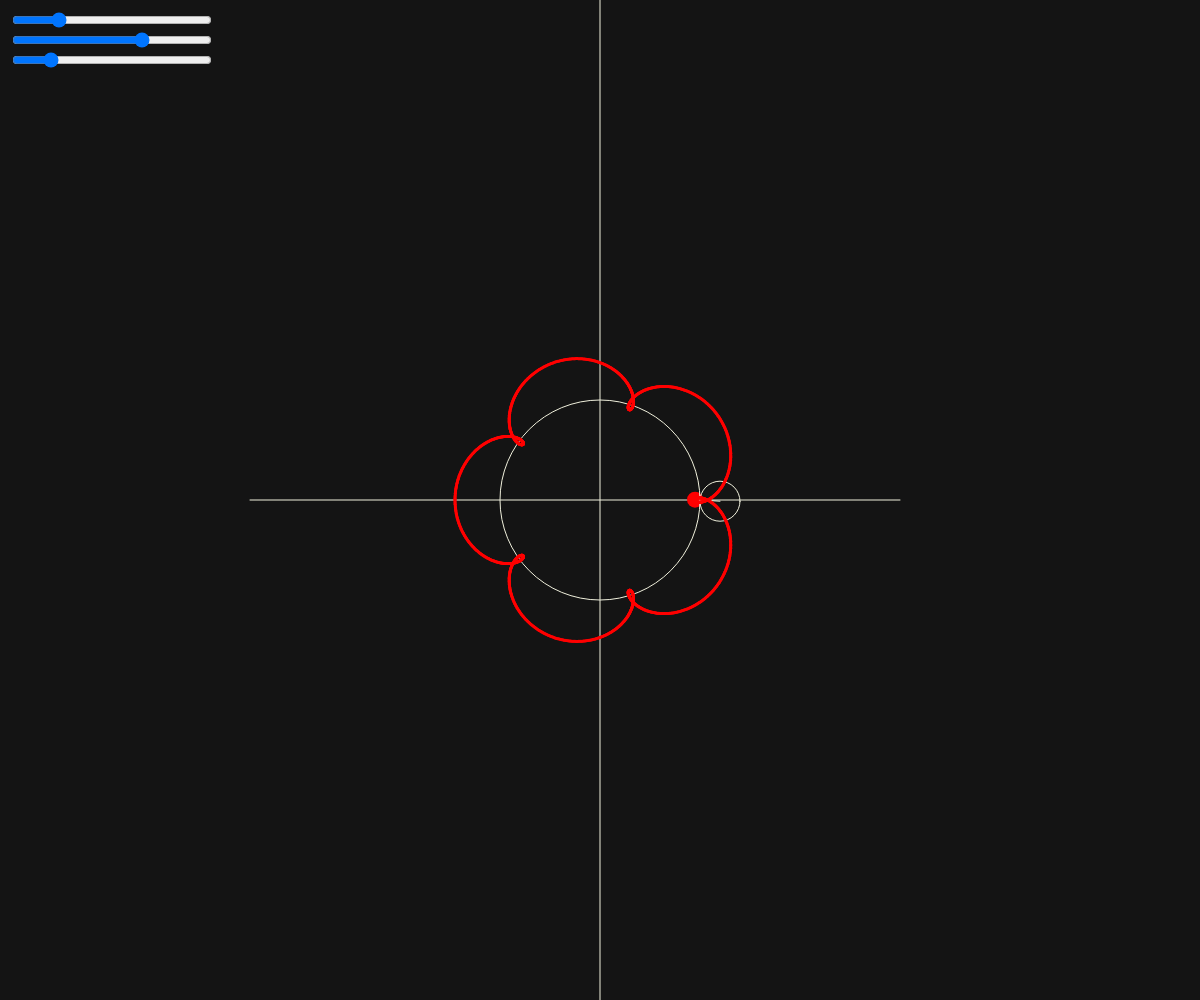
Frame 1 (no input)
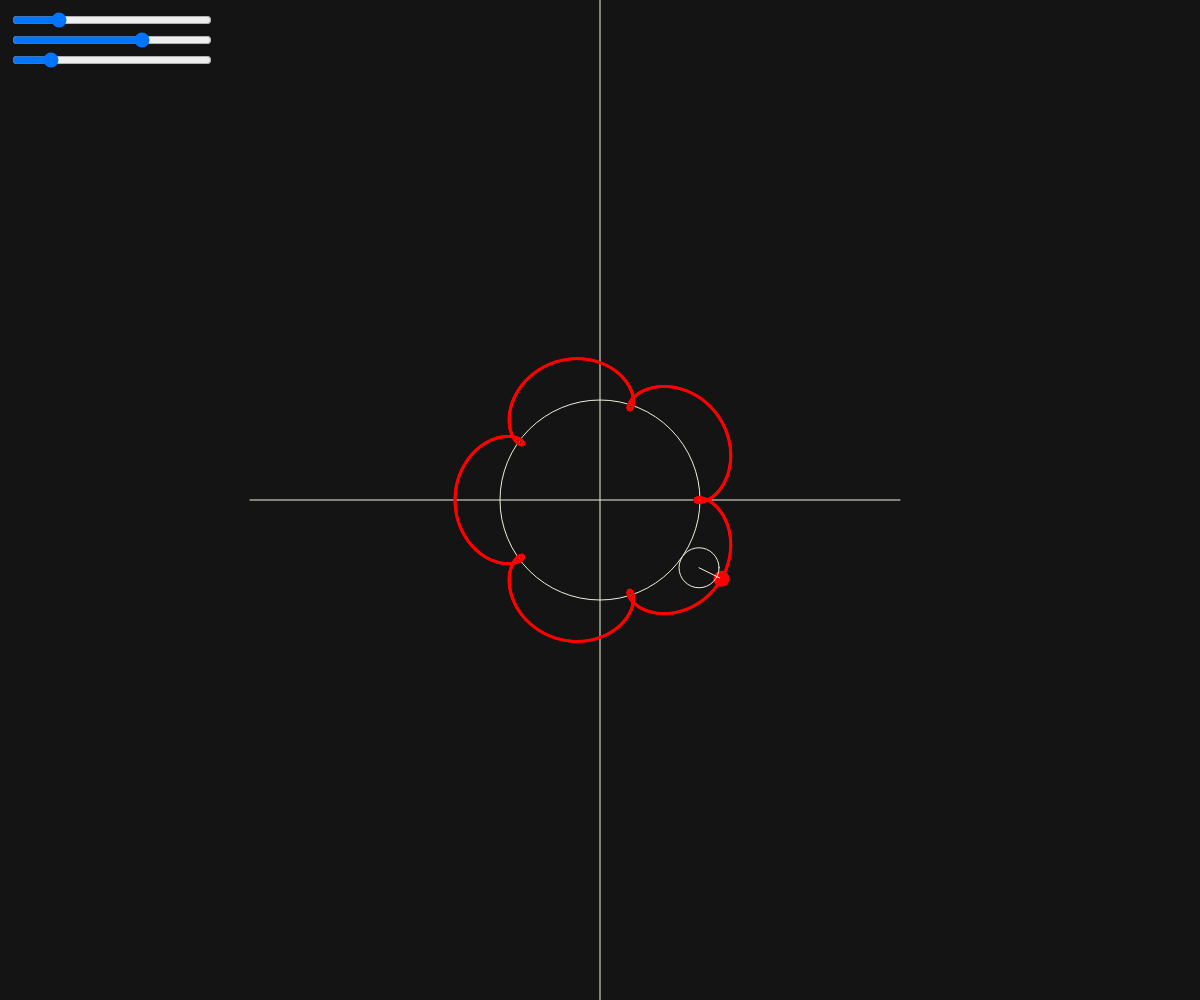
Frame 60 (no input)
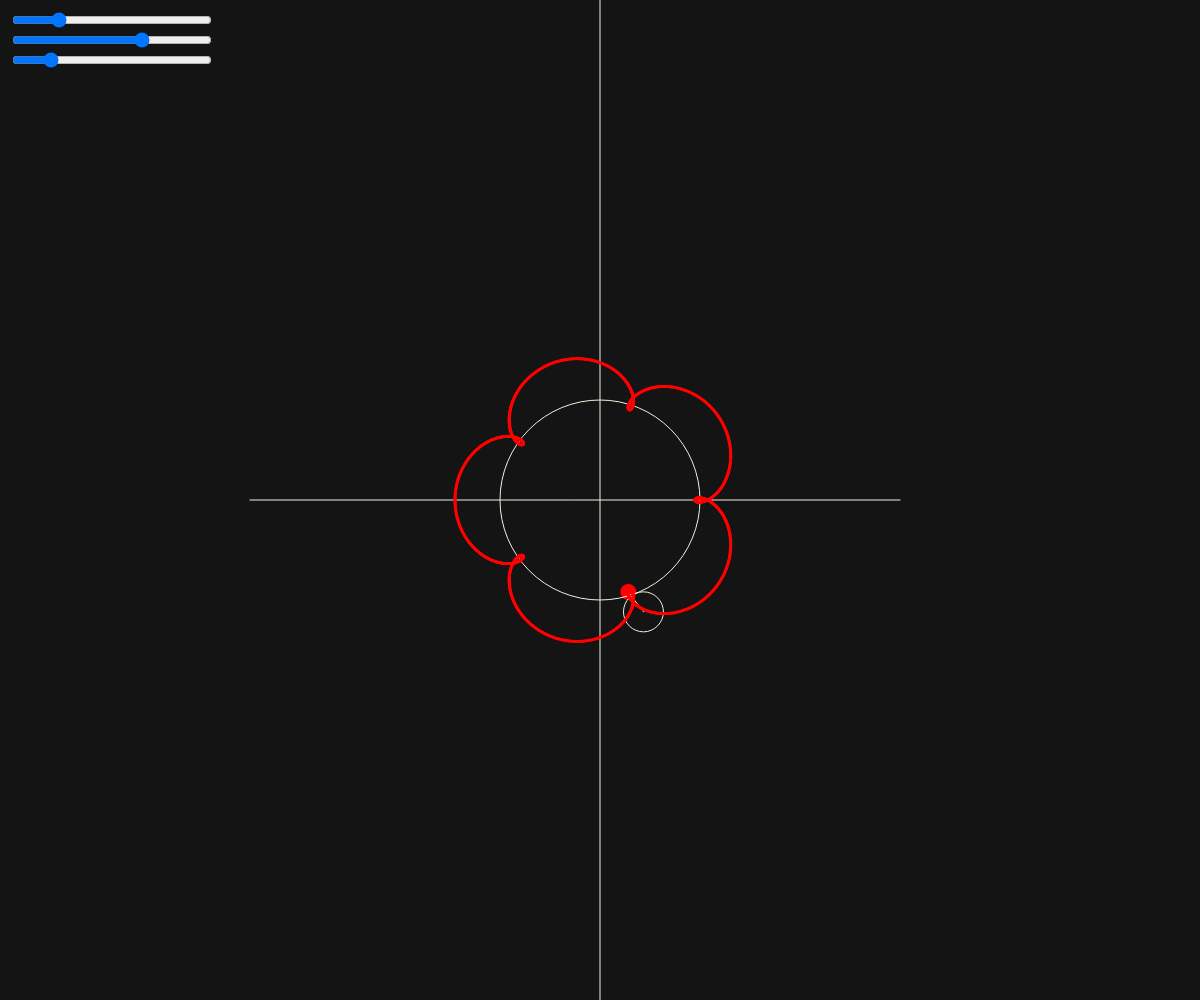
Frame 120 (the mouse pressed at the canvas centre since frame 60)

The p5.js sketch that drew these frames (run headless with seeded random() and noise() and a simulated clock; from frame 60 on, the mouse is pressed at the canvas centre):

// p5.js sketch
// ── sketch.js
let slider_N
let slider_R
let slider_d

function setup() {
  createCanvas(windowWidth,windowHeight);
  strokeWeight(1);
  
  slider_N = createSlider(2,16,5,1)
	slider_N.position(10, 10)
	slider_N.size(200)
	

	slider_R = createSlider(1,150,100)
	slider_R.position(10, 30)
	slider_R.size(200)
	
	slider_d = createSlider(0,150,25)
	slider_d.position(10, 50)
	slider_d.size(200)

}
function draw() {
const R = (slider_R.value());
const N = (slider_N.value());
const d = (slider_d.value());

const r = R / N

  background(20,20,20);
  //assi
  stroke(240,240,220);
  line(250,height/2,900,height/2);
  line(width/2,0,width/2,height);
  translate (width/2, height/2);


  // cerchietto
  const a = frameCount * 0.01;
  const x1 = (R + r) * cos(a);
  const y1 = (R + r) * sin(a);
  const x2 = x1 - d * cos((R /r+ 1) * a);
  const y2 = y1 - d * sin((R/r+1) * a);
  fill(255, 0, 0);
  noStroke();
  circle (x2, y2, 16);

  // struttura
  noFill();
  stroke(240,240,220);
  line (x1, y1, x2, y2);
  circle (0, 0, R*2);
  ellipse(x1, y1, 2 * r, 2 * r)


  fill(255, 0, 0);
  noStroke();
  const num = 2000
  for (let i=0; i<num; i++) {
  
  const rot = TAU / num * i * 3;
  const x1 = (R + r) * cos(rot);
  const y1 = (R + r) * sin(rot);
  const x2 = x1 - d * cos((R / r + 1) * rot);
  const y2 = y1 - d * sin((R / r + 1) * rot);
    circle(x2,y2,3);
  }
 
}
